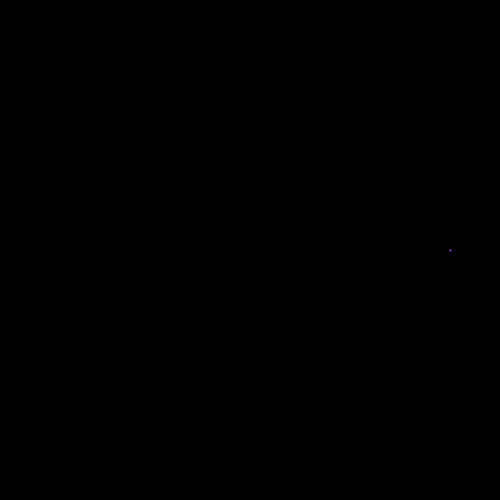
Frame 1 (no input)
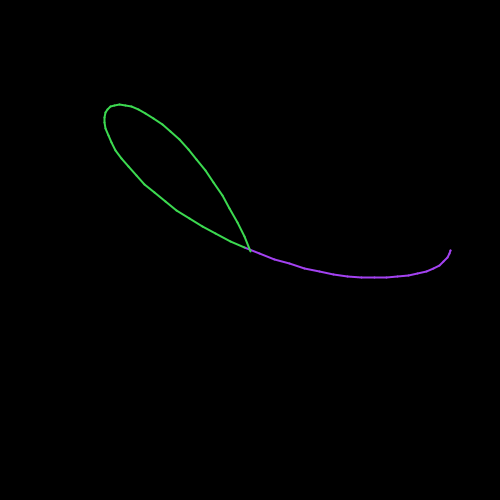
Frame 60 (the mouse pressed at the canvas centre just before this capture)
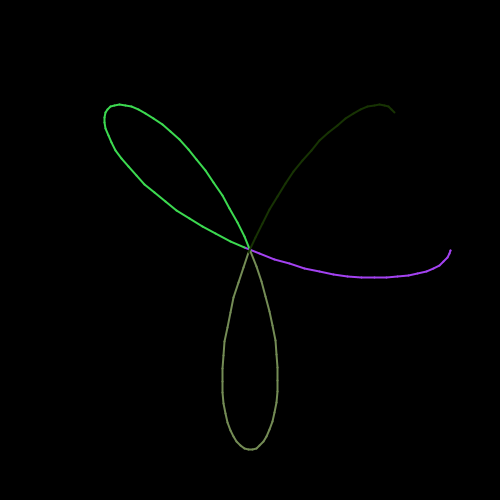
Frame 120 (the mouse held since frame 60 and released just before this capture)

The Processing sketch that drew these frames (run headless with seeded random() and noise(); from frame 60 on, the mouse is pressed at the canvas centre):

// Processing sketch: ChukwuochaChukwunazaLab5Silver
// ── ChukwuochaChukwunazaLab5Silver.pde
/*Chukwunaza Chukwuocha
 COMP 1010 LAB 5 Silver
 
 Making the rose from lab 4 Gold draw with a
 different colour for each petal
 */

//The constants needed in the equations for the "rose"
final float K = 4; //The factor that controls the number of "petals"
final float RATE = 0.02; //The change in t each frame. Controls speed and smoothness.
final float ROSE_RADIUS = 200; //The radius, in pixels, of the "rose"

//The "state" variables that remember what's happening
float t = 0; //The "parameter" t which will slowly change from 0 to 2PI
float prevX; //What were x...
float prevY; //...and y last time?

float distPrevPoint;// distance from the point in the previous frame to the center

boolean prevToCenter;//This shows if the previous point 
//is approaching the center

void setup() {
  size(500, 500);  //Usual window size
  background(0);   //Use a black background, and...
  strokeWeight(2); //nice thick lines
  stroke(255);     //that are white

  //Precalculate the first point (with t=0). This must be done
  //after the size command because width and height are needed.
  prevX=width/2+ROSE_RADIUS;
  prevY=height/2;

  distPrevPoint = dist(width/2, height/2, prevX, prevY);//distance from the center to the
  //point in the previous frame

  prevToCenter = true;//the point is approaching the center at the beginning
}


void draw() {
  //Calculate the new point
  float x = cos(K*t)*cos(t)*ROSE_RADIUS+width/2;
  float y = cos(K*t)*sin(t)*ROSE_RADIUS+height/2;

  float distNewPoint = dist(width/2, height/2, x, y); //distance from the point in the current frame to the center
  boolean newToCenter = (distNewPoint < distPrevPoint);//This shows if the new point 
  //is approaching the center


  if (prevToCenter && !newToCenter) 
  {
    stroke(random(255), random(255), random(255));
  }

  line(prevX, prevY, x, y); //draw the next line

  //Keep all the information needed for next time
  prevX = x;
  prevY = y;
  distPrevPoint = distNewPoint;
  prevToCenter = newToCenter;



  //Advance t
  t +=RATE;
}//draw
